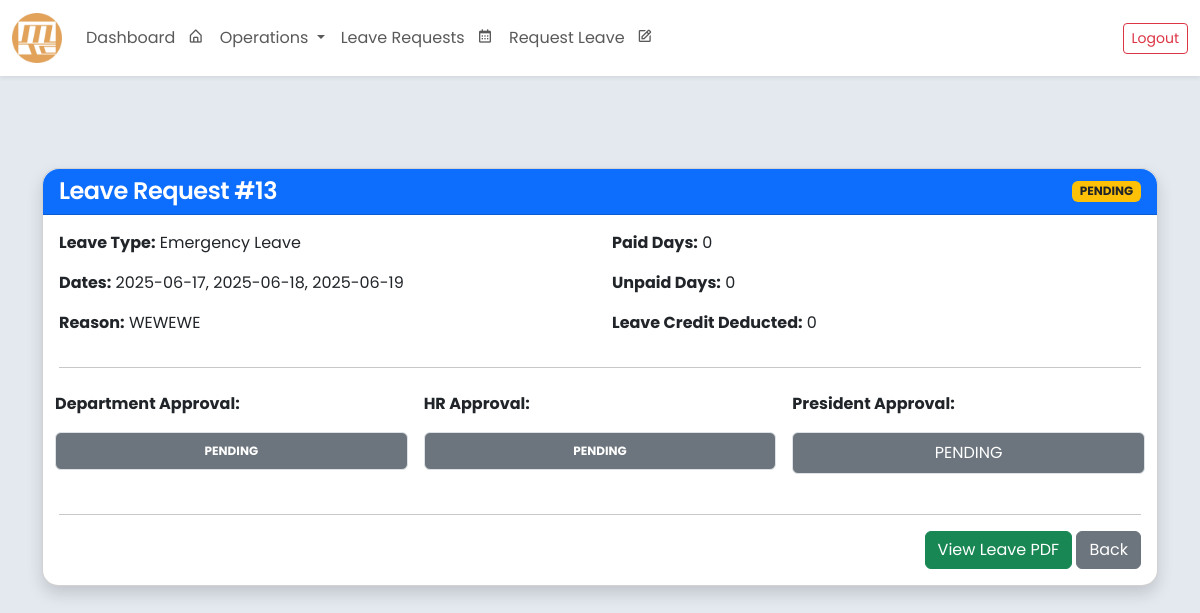
Screenshot of /leave/24/ (signed in) with the database file from the repository.
### core/models.py (models this page shows, shortened)
class LeaveRequest(models.Model):
    class LeaveType(models.TextChoices):
        SICK = 'SICK', 'Sick Leave'
        MATERNITY = 'MATERNITY', 'Maternity Leave'
        PATERNITY = 'PATERNITY', 'Paternity Leave'
        VACATION = 'VACATION', 'Vacation Leave'
        EMERGENCY = 'EMERGENCY', 'Emergency Leave'
    class ApprovalStatus(models.TextChoices):
        PENDING = 'PENDING', 'PENDING'
        APPROVED = 'APPROVED', 'APPROVED'
        REJECTED = 'REJECTED', 'REJECTED'
    employee = models.ForeignKey('Employee', on_delete=models.CASCADE, related_name='leave_requests')
    leave_number = models.PositiveIntegerField(unique=True, editable=False)
    leave_dates = JSONField(default=list, blank=True, null=True)
    reason_for_leave = models.TextField()
    leave_type = models.CharField(max_length=20, choices=LeaveType.choices)
    remarks = models.TextField(blank=True, null=True)
    leave_credit_deduction = models.PositiveIntegerField(default=0)
    deduction_applied = models.BooleanField(default=False)
    department_approval = models.CharField(max_length=10, choices=ApprovalStatus.choices, default=ApprovalStatus.PENDING)
    hr_approval = models.CharField(max_length=10, choices=ApprovalStatus.choices, default=ApprovalStatus.PENDING)
    president_approval = models.CharField(max_length=10, choices=ApprovalStatus.choices, default=ApprovalStatus.PENDING)
    status = models.CharField(max_length=10, choices=ApprovalStatus.choices, default=ApprovalStatus.PENDING)
    paid_dates = models.PositiveIntegerField(default=0)
    unpaid_dates = models.PositiveIntegerField(default=0)
    created_at = models.DateTimeField(auto_now_add=True)

### core/views.py (the view)
# urls.py: path('leave/<int:pk>/', views.leave_request_detail, name='leave_request_detail'),
@login_required
def leave_request_detail(request, pk):
    leave = get_object_or_404(LeaveRequest, pk=pk, employee=request.user.employee)
    return render(request, 'leave_request_detail.html', {'leave': leave})

### core/templates/leave_request_detail.html (shortened to what this page needs)
{% extends "base.html" %}
{% block content %}
<div class="container mt-5">
    <div class="card shadow rounded-4">
        <div class="card-header bg-primary text-white rounded-top-4 d-flex justify-content-between align-items-center">
            <h4 class="mb-0">Leave Request #{{ leave.leave_number }}</h4>
            <span class="badge
                {% if leave.status == 'APPROVED' %} bg-success
                {% elif leave.status == 'REJECTED' or leave.status == 'DENIED' %} bg-danger
                {% else %} bg-warning text-dark
                {% endif %}">
                {{ leave.status }}
            </span>
        </div>
        <div class="card-body">
            <div class="row mb-3">
                <div class="col-md-6">
                    <p><strong>Leave Type:</strong> {{ leave.get_leave_type_display }}</p>
                    <p><strong>Dates:</strong> {{ leave.leave_dates|join:", " }}</p>
                    <p><strong>Reason:</strong> {{ leave.reason_for_leave }}</p>
                </div>
                <div class="col-md-6">
                        <p><strong>Paid Days:</strong>
                            <span class="">{{ leave.paid_dates }}</span>
                        </p>
                        <p><strong>Unpaid Days:</strong>
                            <span class="">{{ leave.unpaid_dates }}</span>
                        </p>
                    <p><strong>Leave Credit Deducted:</strong> {{ leave.leave_credit_deduction }}</p>
                </div>
            </div>
            <hr>
            <div class="row mb-3">
                <div class="col-md-4 p-2">
                    <p><strong>Department Approval:</strong>
                                                <div class="border p-2 rounded d-flex justify-content-center text-white
                            {% if leave.president_approval == 'APPROVED' %} bg-success
                            {% elif leave.president_approval == 'REJECTED' %} bg-danger
                            {% else %} bg-secondary
                            {% endif %}">
                        <span class="badge
                            {% if leave.department_approval == 'APPROVED' %} bg-success
                            {% elif leave.department_approval == 'REJECTED' %} bg-danger
                            {% else %} bg-secondary
                            {% endif %}">
                            {{ leave.department_approval }}
                        </span>
                        </div>
                    </p>
                </div>
                <div class="col-md-4 p-2">
                    <p><strong>HR Approval:</strong>
                                                <div class="border p-2 rounded d-flex justify-content-center text-white
                            {% if leave.president_approval == 'APPROVED' %} bg-success
                            {% elif leave.president_approval == 'REJECTED' %} bg-danger
                            {% else %} bg-secondary
                            {% endif %}">
                        <span class="badge
                            {% if leave.hr_approval == 'APPROVED' %} bg-success
                            {% elif leave.hr_approval == 'REJECTED' %} bg-danger
                            {% else %} bg-secondary
                            {% endif %}">
                            {{ leave.hr_approval }}
                        </span>
                        </div>
                    </p>
                </div>
                <div class="col-md-4 p-2">
                    <p><strong>President Approval:</strong>
                        <div class="border p-2 rounded d-flex justify-content-center text-white
                            {% if leave.president_approval == 'APPROVED' %} bg-success
                            {% elif leave.president_approval == 'REJECTED' %} bg-danger
                            {% else %} bg-secondary
                            {% endif %}">
                        <span class="
                            {% if leave.president_approval == 'APPROVED' %} bg-success
                            {% elif leave.president_approval == 'REJECTED' %} bg-danger
                            {% else %} bg-secondary
                            {% endif %}">
                            {{ leave.president_approval }}
                        </span>
                        </div>
                    </p>
                </div>
            </div>
                <hr>
            <div class="text-end">
                <a href="{% url 'leave_pdf' leave.pk %}" target="_blank"  class="btn btn-success">View Leave PDF</a>
                <a href="javascript:history.back()" class="btn btn-secondary">Back</a>
            </div>
        </div>
    </div>
</div>
{% endblock %}

### rows the page displays
LeaveRequest: leave_number "13", status "PENDING", leave_type "Emergency Leave", leave_dates "2025-06-17, 2025-06-18, 2025-06-19", reason_for_leave "WEWEWE", paid_dates "0", unpaid_dates "0", leave_credit_deduction "0", department_approval "PENDING", hr_approval "PENDING", president_approval "PENDING"
